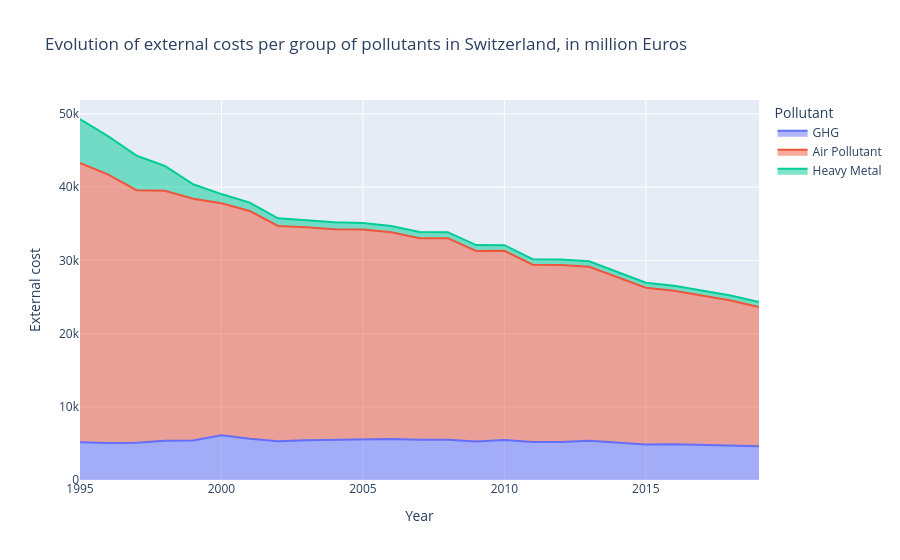

Notebook source saved alongside this figure:
### Markdown cell above
Alright, we are ready to create our area chart with `plotly.express.area` ([Documentation](https://plotly.com/python-api-reference/generated/plotly.express.area.html))

### Code cell
area_cost = px.area(df_cost_ch,         # data frame as input
                   x="Year",            # Years on the x-axis (data frame column name)
                   y="External cost",   # External cost value on the y-axis (data frame column name)
                   color="Pollutant",   # Color by group of pollutants    (data frame column name)
                   title = "Evolution of external costs per group of pollutants in Switzerland, in million Euros"  #Title
                  )
area_cost.show()

### Figure 1 — Plotly figure (JSON) as saved in the notebook; plotly's stock layout.template omitted (floating-point values rounded to 4 significant figures)
{"data": [{"fillpattern": {"shape": ""}, "hovertemplate": "Pollutant=GHG<br>Year=%{x}<br>External cost=%{y}<extra></extra>", "legendgroup": "GHG", "line": {"color": "#636efa"}, "marker": {"symbol": "circle"}, "mode": "lines", "name": "GHG", "orientation": "v", "showlegend": true, "stackgroup": "1", "type": "scatter", "x": [1995, 1996, 1997, 1998, 1999, 2000, 2001, 2002, 2003, 2004, 2005, 2006, 2007, 2008, 2009, 2010, 2011, 2012, 2013, 2014, 2015, 2016, 2017, 2018, 2019], "xaxis": "x", "y": [5144.0, 5045.0, 5095.0, 5363.0, 5387.0, 6122.0, 5633.0, 5297.0, 5412.0, 5481.0, 5521.0, 5587.0, 5499.0, 5506.0, 5245.0, 5448.0, 5193.0, 5203.0, 5344.0, 5110.0, 4863.0, 4896.0, 4828.0, 4775.0, 4618.0], "yaxis": "y"}, {"fillpattern": {"shape": ""}, "hovertemplate": "Pollutant=Air Pollutant<br>Year=%{x}<br>External cost=%{y}<extra></extra>", "legendgroup": "Air Pollutant", "line": {"color": "#EF553B"}, "marker": {"symbol": "circle"}, "mode": "lines", "name": "Air Pollutant", "orientation": "v", "showlegend": true, "stackgroup": "1", "type": "scatter", "x": [1995, 1996, 1997, 1998, 1999, 2000, 2001, 2002, 2003, 2004, 2005, 2006, 2007, 2008, 2009, 2010, 2011, 2012, 2013, 2014, 2015, 2016, 2017, 2018, 2019], "xaxis": "x", "y": [38170.0, 36670.0, 34490.0, 34140.0, 33030.0, 31670.0, 31110.0, 29400.0, 29100.0, 28770.0, 28700.0, 28250.0, 27520.0, 27530.0, 26050.0, 25870.0, 24210.0, 24150.0, 23770.0, 22590.0, 21400.0, 20950.0, 20370.0, 19740.0, 19000.0], "yaxis": "y"}, {"fillpattern": {"shape": ""}, "hovertemplate": "Pollutant=Heavy Metal<br>Year=%{x}<br>External cost=%{y}<extra></extra>", "legendgroup": "Heavy Metal", "line": {"color": "#00cc96"}, "marker": {"symbol": "circle"}, "mode": "lines", "name": "Heavy Metal", "orientation": "v", "showlegend": true, "stackgroup": "1", "type": "scatter", "x": [1995, 1996, 1997, 1998, 1999, 2000, 2001, 2002, 2003, 2004, 2005, 2006, 2007, 2008, 2009, 2010, 2011, 2012, 2013, 2014, 2015, 2016, 2017, 2018, 2019], "xaxis": "x", "y": [6001.0, 5220.0, 4715.0, 3381.0, 1976.0, 1260.0, 1145.0, 1048.0, 950.3, 950.3, 885.2, 852.7, 852.7, 820.2, 787.6, 755.1, 755.1, 755.1, 755.1, 690.0, 690.0, 690.0, 690.0, 690.0, 690.0], "yaxis": "y"}], "layout": {"legend": {"title": {"text": "Pollutant"}, "tracegroupgap": 0}, "title": {"text": "Evolution of external costs per group of pollutants in Switzerland, in million Euros"}, "xaxis": {"anchor": "y", "domain": [0, 1], "title": {"text": "Year"}}, "yaxis": {"anchor": "x", "domain": [0, 1], "title": {"text": "External cost"}}}}
